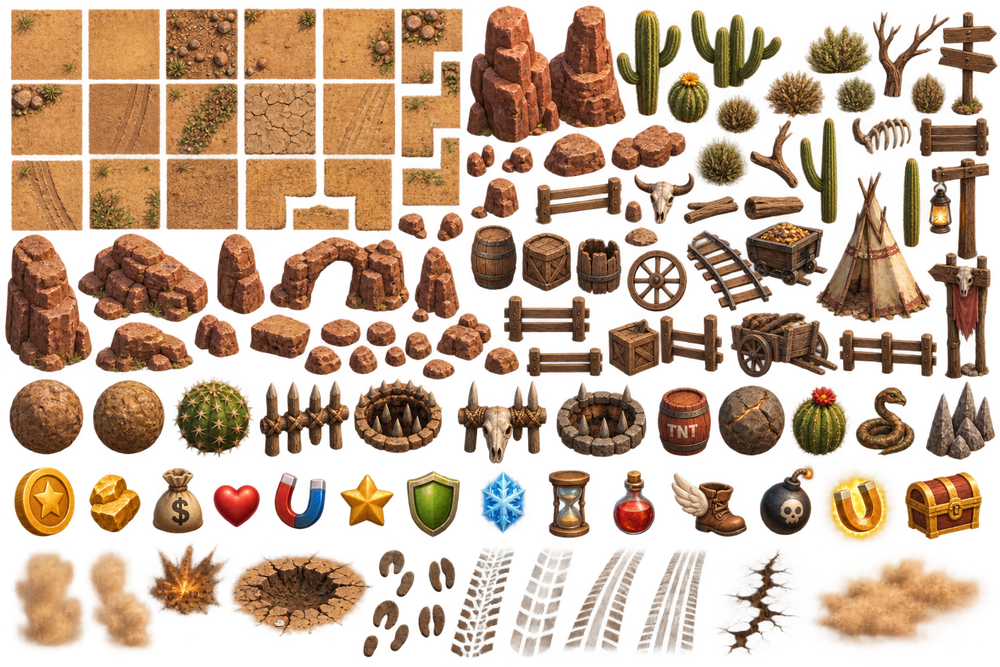
#> input picture docs/map-other-material/image.png, 1000 x 667 px, shrunk from 1536 x 1024 before the run
$ python slice-desert-v2.py
#> lines starting #> are read from the running program, lines starting #| are printed output that depends on the picture
"""Slice docs/map-other-material/image.png into desert tiles + props."""
from __future__ import annotations

import json
import shutil
from pathlib import Path

from PIL import Image

ROOT = Path(__file__).resolve().parents[2]
SRC = ROOT / "docs" / "map-other-material" / "image.png"
OUT = ROOT / "golden-roll" / "assets" / "resources" / "map" / "desert"

SAND_CELLS = [
    (16, 11, 129, 125),
    (133, 11, 247, 125),
    (252, 11, 367, 125),
    (371, 11, 487, 125),
    (493, 11, 609, 125),
    (16, 126, 129, 240),
    (133, 126, 247, 240),
    (252, 126, 367, 240),
    (371, 126, 487, 240),
    (493, 126, 609, 240),
    (16, 241, 129, 355),
    (133, 241, 247, 355),
    (252, 241, 367, 355),
    (371, 241, 487, 355),
    (493, 241, 609, 355),
]

SAND_NAMES = [
    "sand-plain",
    "sand-soft",
    "sand-grass",
    "sand-pebbles",
    "sand-tuft",
    "sand-flat",
    "sand-weed",
    "sand-cracks",
    "sand-stones",
    "sand-dots",
    "sand-tracks",
    "sand-brush",
    "sand-open",
    "sand-grit",
    "sand-sparse",
]


def near_white(px) -> bool:
    r, g, b = px[0], px[1], px[2]
    a = px[3] if len(px) > 3 else 255
    return a < 8 or (r > 248 and g > 248 and b > 248)


def folder_meta(uuid: str) -> dict:
    return {
        "ver": "1.2.0",
        "importer": "directory",
        "imported": True,
        "uuid": uuid,
        "files": [],
        "subMetas": {},
        "userData": {},
    }


def image_meta(uuid: str, name: str, width: int, height: int) -> dict:
    hw = width / 2
    hh = height / 2
    return {
        "ver": "1.0.27",
        "importer": "image",
        "imported": True,
        "uuid": uuid,
        "files": [".json", ".png"],
        "subMetas": {
            "6c48a": {
                "importer": "texture",
                "uuid": f"{uuid}@6c48a",
                "displayName": name,
                "id": "6c48a",
                "name": "texture",
                "userData": {
                    "wrapModeS": "clamp-to-edge",
                    "wrapModeT": "clamp-to-edge",
                    "imageUuidOrDatabaseUri": uuid,
                    "isUuid": True,
                    "visible": False,
                    "minfilter": "linear",
                    "magfilter": "linear",
                    "mipfilter": "none",
                    "anisotropy": 0,
                },
                "ver": "1.0.22",
                "imported": True,
                "files": [".json"],
                "subMetas": {},
            },
            "f9941": {
                "importer": "sprite-frame",
                "uuid": f"{uuid}@f9941",
                "displayName": name,
                "id": "f9941",
                "name": "spriteFrame",
                "userData": {
                    "trimThreshold": 1,
                    "rotated": False,
                    "offsetX": 0,
                    "offsetY": 0,
                    "trimX": 0,
                    "trimY": 0,
                    "width": width,
                    "height": height,
                    "rawWidth": width,
                    "rawHeight": height,
                    "borderTop": 0,
                    "borderBottom": 0,
                    "borderLeft": 0,
                    "borderRight": 0,
                    "packable": False,
                    "pixelsToUnit": 100,
                    "pivotX": 0.5,
                    "pivotY": 0.5,
                    "meshType": 0,
                    "vertices": {
                        "rawPosition": [-hw, -hh, 0, hw, -hh, 0, -hw, hh, 0, hw, hh, 0],
                        "indexes": [0, 1, 2, 2, 1, 3],
                        "uv": [0, height, width, height, 0, 0, width, 0],
                        "nuv": [0, 0, 1, 0, 0, 1, 1, 1],
                        "minPos": [-hw, -hh, 0],
                        "maxPos": [hw, hh, 0],
                    },
                    "isUuid": True,
                    "imageUuidOrDatabaseUri": f"{uuid}@6c48a",
                    "atlasUuid": "",
                    "trimType": "none",
                },
                "ver": "1.0.12",
                "imported": True,
                "files": [".json"],
                "subMetas": {},
            },
        },
        "userData": {
            "type": "sprite-frame",
            "fixAlphaTransparencyArtifacts": True,
            "hasAlpha": True,
            "redirect": f"{uuid}@6c48a",
        },
    }


def uid(index: int) -> str:
    return f"7c1a4002-5555-4e02-8cde-{index:012x}"


def write_json(path: Path, data) -> None:
    path.write_text(json.dumps(data, indent=2, ensure_ascii=False) + "\n", encoding="utf-8")


def save_sprite(im: Image.Image, box, name: str, index: int, catalog: list, clear_white: bool) -> None:
    crop = im.crop(box)
    if clear_white:
        pix = crop.load()
        for y in range(crop.height):
            for x in range(crop.width):
                if near_white(pix[x, y]):
                    pix[x, y] = (0, 0, 0, 0)
    png = OUT / f"{name}.png"
    crop.save(png)
    uuid = uid(index)
    write_json(png.with_suffix(".png.meta"), image_meta(uuid, name, crop.width, crop.height))
    catalog.append(
        {
            "id": name,
            "path": f"map/desert/{name}/spriteFrame",
            "w": crop.width,
            "h": crop.height,
        }
    )
    print(f"{index:03} {name:16} {crop.width:4}x{crop.height:<4} {box}")


def bbox_of(mask, x0, y0, w, h):
    stack = [(x0, y0)]
    mask[y0][x0] = False
    min_x = max_x = x0
    min_y = max_y = y0
    while stack:
        x, y = stack.pop()
        min_x = min(min_x, x)
        max_x = max(max_x, x)
        min_y = min(min_y, y)
        max_y = max(max_y, y)
        for nx, ny in ((x - 1, y), (x + 1, y), (x, y - 1), (x, y + 1)):
            if 0 <= nx < w and 0 <= ny < h and mask[ny][nx]:
                mask[ny][nx] = False
                stack.append((nx, ny))
    if max_x - min_x < 36 or max_y - min_y < 36:
        return None
    return min_x, min_y, max_x + 1, max_y + 1


def extract_props(im: Image.Image) -> list[tuple[int, int, int, int]]:
    w, h = im.size
    pix = im.load()
    mask = [[False] * w for _ in range(h)]
    for y in range(h):
        for x in range(w):
            if x < 615 and y < 358:
                continue
            mask[y][x] = not near_white(pix[x, y])
    boxes = []
    for y in range(h):
        for x in range(w):
            if mask[y][x]:
                box = bbox_of(mask, x, y, w, h)
                if box:
                    boxes.append(box)
    boxes.sort(key=lambda b: (b[1] // 48, b[0], b[1]))
    return boxes


def main() -> None:
    if not SRC.exists():
        raise SystemExit(f"missing {SRC}")
    if OUT.exists():
        shutil.rmtree(OUT)
    OUT.mkdir(parents=True)
    write_json(
        OUT.parent / "desert.meta",
        folder_meta("7c1a4002-5555-4e02-8cde-000000000011"),
    )
    im = Image.open(SRC).convert("RGBA")
#> im is the input picture: PIL image 1000x667 RGBA; mean R, G, B, A 108, 69.7, 39.6, 127.5
    catalog = []
    index = 1
    for name, box in zip(SAND_NAMES, SAND_CELLS):
        save_sprite(im, box, name, index, catalog, clear_white=False)
        index += 1
#> this loop made 15 passes
#> pass 1, in save_sprite, `crop = im.crop(box)`:
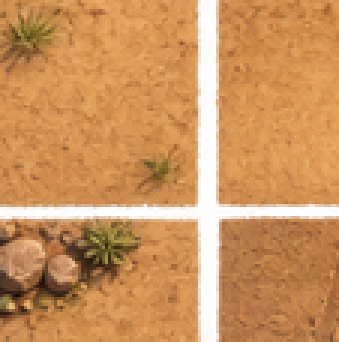
#> crop: PIL image 113x114 RGBA (shown 3 times larger); mean R, G, B, A 195, 133.3, 73.9, 227.5; transparent parts drawn white
#> pass 2, in save_sprite (call 2), `crop = im.crop(box)`:
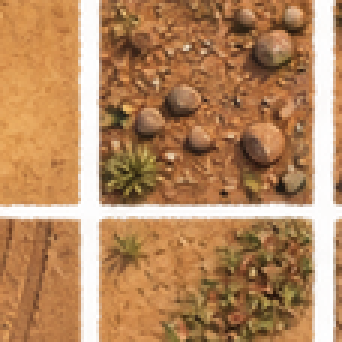
#> crop: PIL image 114x114 RGBA (shown 3 times larger); mean R, G, B, A 164.4, 110.7, 63.8, 212.5; transparent parts drawn white
#> pass 3, in save_sprite (call 3), `crop = im.crop(box)`:
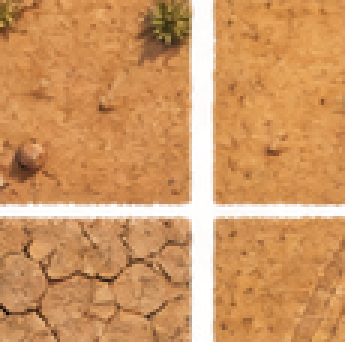
#> crop: PIL image 115x114 RGBA (shown 3 times larger); mean R, G, B, A 198.6, 136.4, 77.6, 225.2; transparent parts drawn white
#> after the loop, index = 16
    props = extract_props(im)
    print("props", len(props))
#| props 56
    for i, box in enumerate(props):
        save_sprite(im, box, f"prop-{i:02d}", index, catalog, clear_white=True)
        index += 1
#> this loop made 56 passes
#| 016 prop-00            67x107  (615, 9, 682, 116)
#| 017 prop-01            92x80   (690, 9, 782, 89)
#| 018 prop-02           128x165  (749, 24, 877, 189)
#| 019 prop-03            77x87   (873, 11, 950, 98)
#| 020 prop-04            60x105  (938, 11, 998, 116)
#| 021 prop-05            45x53   (666, 71, 711, 124)
#| 022 prop-06            67x93   (693, 94, 760, 187)
#| 023 prop-07            38x43   (909, 72, 947, 115)
#> (further printed lines are left out)
#> pass 1, in save_sprite (call 16), `crop = im.crop(box)`:
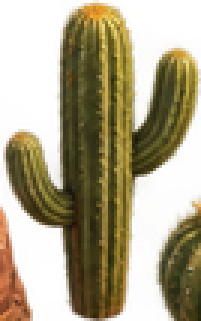
#> crop: PIL image 67x107 RGBA (shown 3 times larger); mean R, G, B, A 92.8, 69.6, 26.7, 136.6; transparent parts drawn white
#> pass 2, in save_sprite (call 17), `crop = im.crop(box)`:
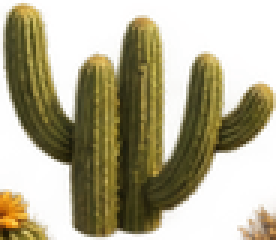
#> crop: PIL image 92x80 RGBA (shown 3 times larger); mean R, G, B, A 80.4, 63.9, 23.6, 125.5; transparent parts drawn white
    write_json(OUT.parent / "catalog.json", {"desert": catalog})
    print("done", len(catalog), "sprites")


if __name__ == "__main__":
    main()
